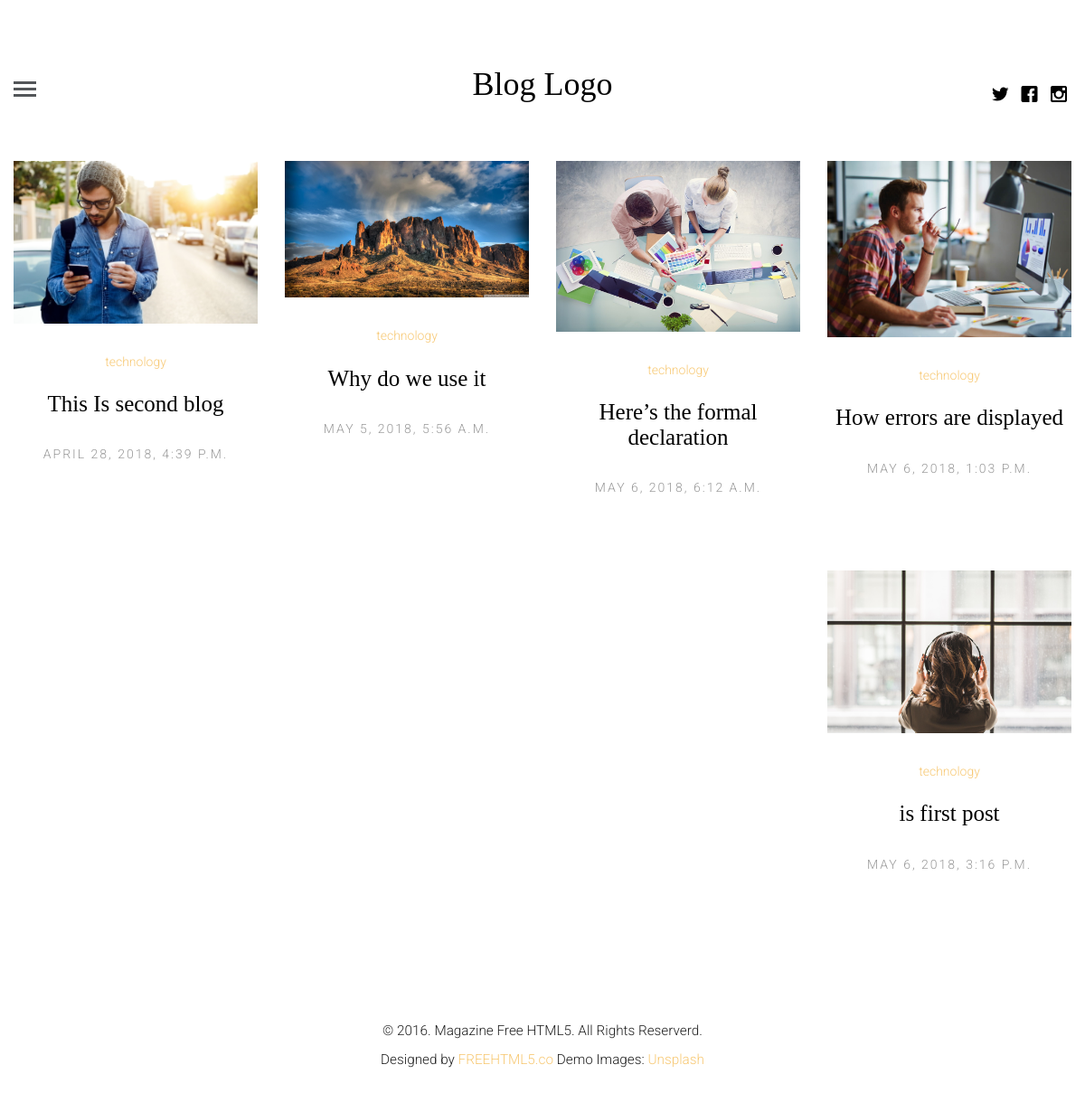
Screenshot of /topic/technology with the database file from the repository.
### blogapp/models.py (models this page shows, shortened)
class Article(models.Model):
    article_author = models.ForeignKey(Author, on_delete=models.CASCADE)
    title = models.CharField(max_length=200)
    body = models.TextField()
    image = models.FileField()
    category = models.ForeignKey(Category, on_delete=models.CASCADE)
    posted_on = models.DateTimeField(auto_now=False, auto_now_add=True)
    update_on = models.DateTimeField(auto_now=True, auto_now_add=False)
    class Meta:
        verbose_name = "Blog Article"
        verbose_name_plural = "Articles"
    def single_post_url(self):
        return reverse("blog:single_post", kwargs={"id": self.id } )
    def topic_url(self):
        return reverse("blog:topic", kwargs={"name": self.category.name})

class Category(models.Model):
    name = models.CharField(max_length=100)
    def __str__(self):
        return self.name

### blogapp/views.py (the view)
# urls.py: path('topic/<name>', views.topic, name="topic"),
def topic(request, name):
  cat = get_object_or_404(Category, name=name)
  post = Article.objects.filter(category=cat.id)
  return render(request, 'category.html', {"post": post})

### blogapp/templates/category.html (shortened to what this page needs)
{% extends "base.html" %}
{% load static %}
	{% block content %}
		{% for p in post %}
			<article class="col-lg-3 col-md-3 col-sm-3 col-xs-6 col-xxs-12 animate-box">
				<figure>
					<a href="{{ p.single_post_url }}"><img src="{{ p.image.url }}" alt="Image" class="img-responsive"></a>
				</figure>
				<span class="fh5co-meta"><a href="{{ p.topic_url }}">{{ p.category }}</a></span>
				<h2 class="fh5co-article-title"><a href="{{ p.single_post_url }}">{{ p.title }}</a></h2>
				<span class="fh5co-meta fh5co-date">{{ p.posted_on }}</span>
			</article>
		{% endfor %}
	{% endblock %}

### blogapp/static/css/style.css (style rules this page uses)
html { background: #fff; }
body { font-family: "Roboto", arial, sans-serif; font-size: 18px; font-weight: 300; line-height: 1.8; color: #222; background: #fff; }
a { color: #f7c873; -webkit-transition: 0.5s; -o-transition: 0.5s; transition: 0.5s; }
h1, h2, h3, h4, h5, h6 { font-family: "Playfair Display", times, serif; color: #000; }
.fh5co-post-entry article { text-align: center; float: left; margin-bottom: 110px; padding-left: 3em; padding-right: 3em; }
@media screen and (max-width: 1200px) { .fh5co-post-entry article { margin-bottom: 80px; padding-left: 15px; padding-right: 15px; } }
.fh5co-post-entry article a img { opacity: 1; -webkit-transition: 0.5s; -o-transition: 0.5s; transition: 0.5s; }
.fh5co-post-entry article figure { margin-bottom: 30px; }
.fh5co-post-entry article h2 { font-family: "Playfair Display", times, serif; font-size: 25px; color: #000; margin-bottom: 30px; }
.fh5co-post-entry article h2 a { color: #000; }
.fh5co-post-entry article .fh5co-meta { font-size: 14px; font-family: "Roboto", arial, sans-serif; color: #999999; margin-bottom: 20px; display: block; }
.fh5co-post-entry article .fh5co-meta.fh5co-date { text-transform: uppercase; letter-spacing: 2px; }
.js .to-animate, .js .to-animate-2, .js .animate-box { opacity: 0; }

### rows the page displays
Article: image (picture), category "technology", title "This Is second blog", posted_on "APRIL 28, 2018, 4:39 P.M."
Article: image (picture), category "technology", title "Why do we use it", posted_on "MAY 5, 2018, 5:56 A.M."
Article: image (picture), category "technology", title "Here’s the formal declaration", posted_on "MAY 6, 2018, 6:12 A.M."
Article: image (picture), category "technology", title "How errors are displayed", posted_on "MAY 6, 2018, 1:03 P.M."
Article: image (picture), category "technology", title "is first post", posted_on "MAY 6, 2018, 3:16 P.M."
